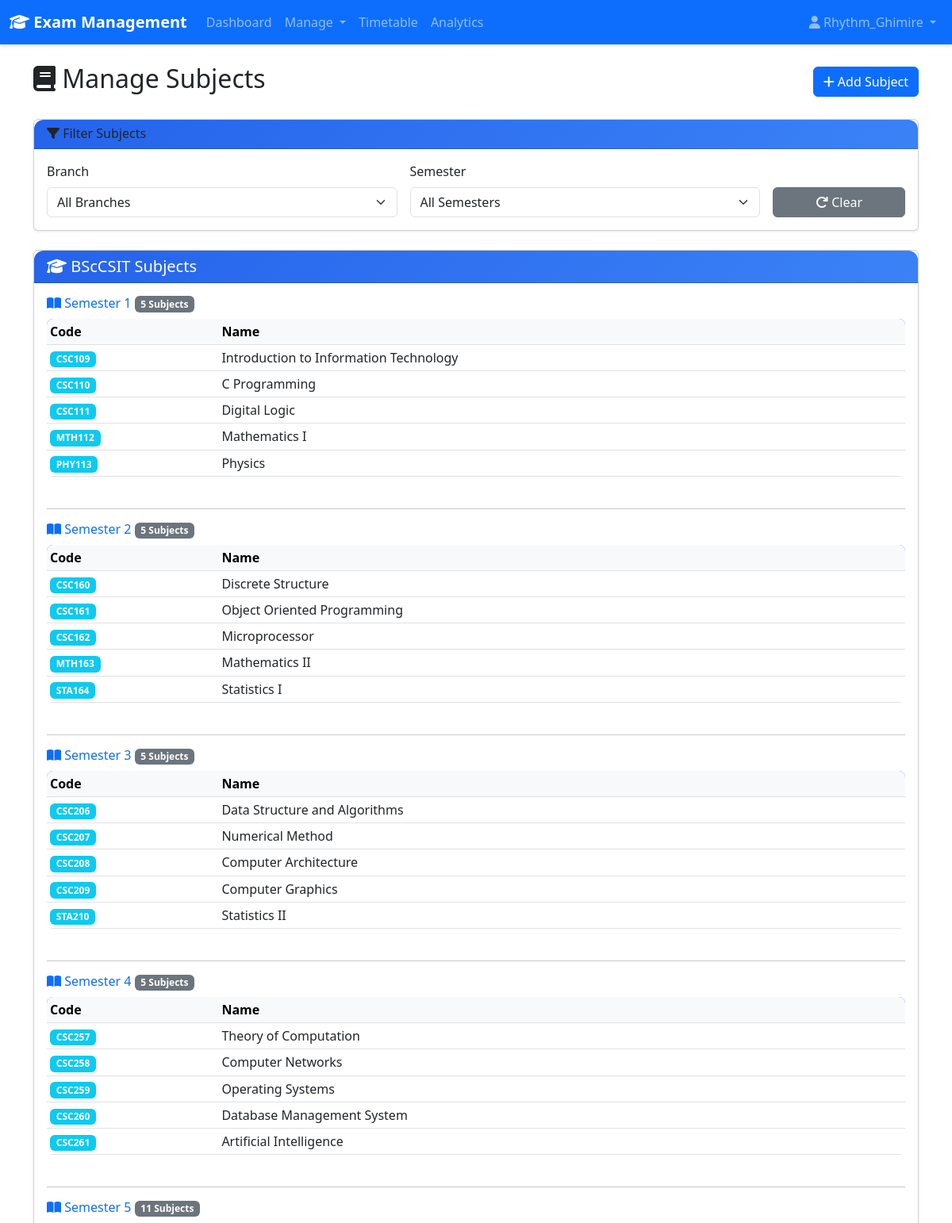
/subjects/ (signed in, upper part), run on the app's committed database.
### core/models.py (models this page shows, shortened)
class Subject(models.Model):
    BRANCH_CHOICES = [
        ('BCA', 'BCA'),
        ('BScCSIT', 'BScCSIT'),
    ]
    code = models.CharField(max_length=20, unique=True)
    name = models.CharField(max_length=200)
    semester = models.IntegerField()
    branch = models.CharField(max_length=20, choices=BRANCH_CHOICES, default='BScCSIT')

### core/views.py (the view)
# urls.py: path('subjects/', views.manage_subjects, name='manage_subjects'),
@login_required
@user_passes_test(is_admin)
def manage_subjects(request):
    selected_branch = request.GET.get('branch', 'all')
    selected_semester = request.GET.get('semester', 'all')
    bsccsit_subjects = {}
    bca_subjects = {}
    for sem in range(1, 9):
        if selected_semester != 'all' and int(selected_semester) != sem:
            continue
        bsccsit_subjects[sem] = Subject.objects.filter(
            branch='BScCSIT',
            semester=sem
        ).order_by('code')
        bca_subjects[sem] = Subject.objects.filter(
            branch='BCA',
            semester=sem
        ).order_by('code')
    branches = [('all', 'All Branches'), ('BScCSIT', 'BScCSIT'), ('BCA', 'BCA')]
    semesters = [('all', 'All Semesters')] + [(str(i), f'Semester {i}') for i in range(1, 9)]
    context = {
        'bsccsit_subjects': bsccsit_subjects if selected_branch in ['all', 'BScCSIT'] else {},
        'bca_subjects': bca_subjects if selected_branch in ['all', 'BCA'] else {},
        'branches': branches,
        'semesters': semesters,
        'selected_branch': selected_branch,
        'selected_semester': selected_semester,
    }
    return render(request, 'manage_subjects.html', context)

### core/views.py (called while the page is built)
def is_admin(user):
    return user.is_staff or user.is_superuser

### templates/manage_subjects.html (shortened to what this page needs)
{% extends 'base.html' %}
{% block content %}
<div class="container mt-4">
    <div class="d-flex justify-content-between align-items-center mb-4">
        <h2><i class="fas fa-book"></i> Manage Subjects</h2>
        <a href="{% url 'add_subject' %}" class="btn btn-primary">
            <i class="fas fa-plus"></i> Add Subject
        </a>
    </div>
    <div class="card mb-4">
        <div class="card-header bg-light">
            <h6 class="mb-0"><i class="fas fa-filter"></i> Filter Subjects</h6>
        </div>
        <div class="card-body">
            <form method="GET" action="{% url 'manage_subjects' %}" class="row g-3">
                <div class="col-md-5">
                    <label class="form-label">Branch</label>
                    <select name="branch" class="form-select" onchange="this.form.submit()">
                        {% for value, label in branches %}
                        <option value="{{ value }}" {% if selected_branch == value %}selected{% endif %}>
                            {{ label }}
                        </option>
                        {% endfor %}
                    </select>
                </div>
                <div class="col-md-5">
                    <label class="form-label">Semester</label>
                    <select name="semester" class="form-select" onchange="this.form.submit()">
                        {% for value, label in semesters %}
                        <option value="{{ value }}" {% if selected_semester == value %}selected{% endif %}>
                            {{ label }}
                        </option>
                        {% endfor %}
                    </select>
                </div>
                <div class="col-md-2 d-flex align-items-end">
                    <a href="{% url 'manage_subjects' %}" class="btn btn-secondary w-100">
                        <i class="fas fa-redo"></i> Clear
                    </a>
                </div>
            </form>
        </div>
    </div>
    {% if bsccsit_subjects %}
    <div class="card mb-4">
        <div class="card-header bg-primary text-white">
            <h5 class="mb-0"><i class="fas fa-graduation-cap"></i> BScCSIT Subjects</h5>
        </div>
        <div class="card-body">
            {% for sem, subjects in bsccsit_subjects.items %}
                {% if subjects %}
                <div class="mb-4">
                    <h6 class="text-primary">
                        <i class="fas fa-book-open"></i> Semester {{ sem }}
                        <span class="badge bg-secondary">{{ subjects|length }} Subject{% if subjects|length != 1 %}s{% endif %}</span>
                    </h6>
                    <div class="table-responsive">
                        <table class="table table-sm table-hover">
                            <thead class="table-light">
                                <tr>
                                    <th width="20%">Code</th>
                                    <th width="80%">Name</th>
                                </tr>
                            </thead>
                            <tbody>
                                {% for subject in subjects %}
                                <tr>
                                    <td><span class="badge bg-info">{{ subject.code }}</span></td>
                                    <td>{{ subject.name }}</td>
                                </tr>
                                {% endfor %}
                            </tbody>
                        </table>
                    </div>
                </div>
                {% if not forloop.last %}<hr>{% endif %}
                {% endif %}
            {% endfor %}
        </div>
    </div>
    {% endif %}
</div>
{% endblock %}

### templates/base.html (shortened to what this page needs)
<!DOCTYPE html>
<html lang="en">
<head>
    <link rel="stylesheet" href="/static/css/style.css">
    <link href="https://cdn.jsdelivr.net/npm/bootstrap@5.3.0/dist/css/bootstrap.min.css" rel="stylesheet">
    <link rel="stylesheet" href="https://cdnjs.cloudflare.com/ajax/libs/font-awesome/6.4.0/css/all.min.css">
</head>
<body>
    {% if user.is_authenticated %}
    <nav class="navbar navbar-expand-lg navbar-dark bg-primary">
        <div class="container-fluid">
            <a class="navbar-brand" href="{% url 'dashboard' %}">
                <i class="fas fa-graduation-cap"></i> Exam Management
            </a>
            <div class="collapse navbar-collapse" id="navbarNav">
                <ul class="navbar-nav me-auto">
                    <li class="nav-item">
                        <a class="nav-link" href="{% url 'dashboard' %}">Dashboard</a>
                    </li>
                    {% if user.is_staff %}
                    <li class="nav-item dropdown">
                        <a class="nav-link dropdown-toggle" href="#" role="button" data-bs-toggle="dropdown">
                            Manage
                        </a>
                    </li>
                    {% endif %}
                    <li class="nav-item">
                        <a class="nav-link" href="{% url 'timetable' %}">Timetable</a>
                    </li>
                    <li class="nav-item">
                        <a class="nav-link" href="{% url 'performance_analytics' %}">Analytics</a>
                    </li>
                </ul>
                <ul class="navbar-nav">
                    <li class="nav-item dropdown">
                        <a class="nav-link dropdown-toggle" href="#" role="button" data-bs-toggle="dropdown">
                            <i class="fas fa-user"></i> {{ user.username }}
                        </a>
                    </li>
                </ul>
            </div>
        </div>
    </nav>
    {% endif %}
    <div class="container-fluid">
        {% block content %}{% endblock %}
    </div>
</body>
</html>

### core/static/css/style.css (style rules this page uses)
:root { --primary-color: #2563eb; --secondary-color: #3b82f6; --accent-color: #60a5fa; --background-color: #f8fafc; --card-background: #ffffff; --text-primary: #1e293b; --text-secondary: #64748b; --border-color: #e2e8f0; --success-color: #10b981; --danger-color: #ef4444; --warning-color: #f59e0b; }
* { margin: 0; padding: 0; box-sizing: border-box; }
body { font-family: 'Segoe UI', Tahoma, Geneva, Verdana, sans-serif; background-color: var(--background-color); color: var(--text-primary); line-height: 1.6; }
.navbar { box-shadow: 0 2px 4px rgba(0, 0, 0, 0.1); }
.navbar-brand { font-weight: 600; font-size: 1.5rem; }
.card { border: none; border-radius: 12px; box-shadow: 0 1px 3px rgba(0, 0, 0, 0.1); margin-bottom: 20px; background: var(--card-background); }
.card-header { background: linear-gradient(135deg, var(--primary-color), var(--secondary-color)); color: white; border-radius: 12px 12px 0 0 !important; padding: 1.2rem; font-weight: 600; }
.btn-primary { background: var(--primary-color); border: none; border-radius: 8px; padding: 0.6rem 1.5rem; font-weight: 500; transition: all 0.3s ease; }
.table { background: white; border-radius: 8px; overflow: hidden; }
.table thead { background: var(--primary-color); color: white; }
.form-control, .form-select { border: 2px solid var(--border-color); border-radius: 8px; padding: 0.7rem; transition: all 0.3s ease; }
.badge { padding: 0.5rem 1rem; border-radius: 6px; font-weight: 500; }

### data on the page
Subject: code "CSC109", name "Introduction to Information Technology"
Subject: code "CSC110", name "C Programming"
Subject: code "CSC111", name "Digital Logic"
Subject: code "MTH112", name "Mathematics I"
Subject: code "PHY113", name "Physics"
Subject: code "CSC160", name "Discrete Structure"
Subject: code "CSC161", name "Object Oriented Programming"
Subject: code "CSC162", name "Microprocessor"
Subject: code "MTH163", name "Mathematics II"
Subject: code "STA164", name "Statistics I"
Subject: code "CSC206", name "Data Structure and Algorithms"
Subject: code "CSC207", name "Numerical Method"
Subject: code "CSC208", name "Computer Architecture"
Subject: code "CSC209", name "Computer Graphics"
Subject: code "STA210", name "Statistics II"
Subject: code "CSC257", name "Theory of Computation"
Subject: code "CSC258", name "Computer Networks"
Subject: code "CSC259", name "Operating Systems"
Subject: code "CSC260", name "Database Management System"
Subject: code "CSC261", name "Artificial Intelligence"

### other printed values
{{ user.username }} "Rhythm_Ghimire"
{{ sem }} "1" "2" "3" "4" "5"
{{ subjects|length }} "5" "5" "5" "5" "11"
form field branch "All Branches"
form field semester "All Semesters"
